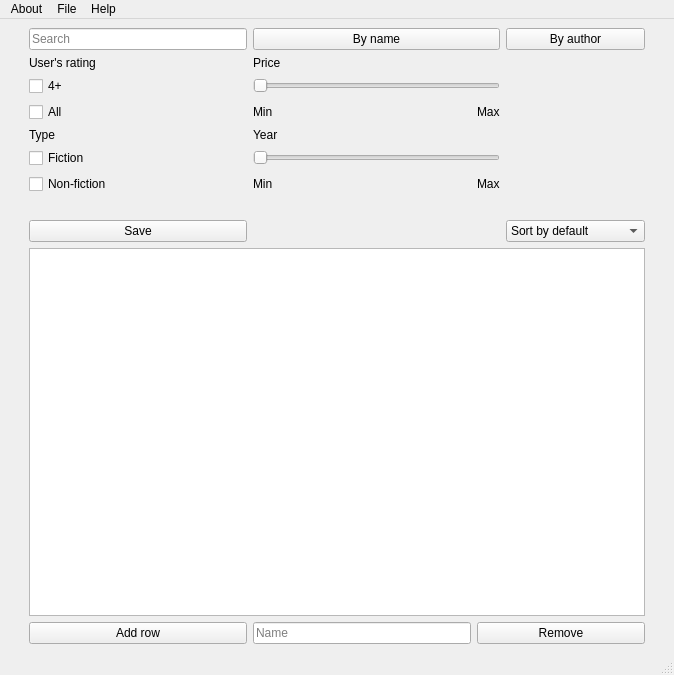
<?xml version="1.0" encoding="UTF-8"?>
<ui version="4.0">
 <class>MainWindow</class>
 <widget class="QMainWindow" name="MainWindow">
  <property name="geometry">
   <rect>
    <x>0</x>
    <y>0</y>
    <width>674</width>
    <height>675</height>
   </rect>
  </property>
  <property name="windowTitle">
   <string>MainWindow</string>
  </property>
  <widget class="QWidget" name="centralwidget">
   <layout class="QGridLayout" name="gridLayout">
    <item row="10" column="3" colspan="2">
     <widget class="QSlider" name="horizontalSlider_2">
      <property name="minimum">
       <number>0</number>
      </property>
      <property name="maximum">
       <number>99</number>
      </property>
      <property name="pageStep">
       <number>1</number>
      </property>
      <property name="orientation">
       <enum>Qt::Horizontal</enum>
      </property>
     </widget>
    </item>
    <item row="0" column="5">
     <widget class="QPushButton" name="pushButton_2">
      <property name="text">
       <string>By author</string>
      </property>
     </widget>
    </item>
    <item row="9" column="2">
     <widget class="QLabel" name="label_2">
      <property name="text">
       <string>Type</string>
      </property>
     </widget>
    </item>
    <item row="11" column="4">
     <widget class="QLabel" name="label_8">
      <property name="maximumSize">
       <size>
        <width>50</width>
        <height>16777215</height>
       </size>
      </property>
      <property name="text">
       <string>Max</string>
      </property>
     </widget>
    </item>
    <item row="6" column="3">
     <widget class="QLabel" name="label_6">
      <property name="maximumSize">
       <size>
        <width>50</width>
        <height>100</height>
       </size>
      </property>
      <property name="text">
       <string>Min</string>
      </property>
     </widget>
    </item>
    <item row="16" column="3">
     <widget class="QLineEdit" name="lineEdit">
      <property name="placeholderText">
       <string>Name</string>
      </property>
     </widget>
    </item>
    <item row="4" column="2">
     <widget class="QLabel" name="label">
      <property name="text">
       <string>User's rating</string>
      </property>
     </widget>
    </item>
    <item row="10" column="2">
     <widget class="QCheckBox" name="checkBox">
      <property name="text">
       <string>Fiction</string>
      </property>
     </widget>
    </item>
    <item row="0" column="2">
     <widget class="QLineEdit" name="lineEdit_2">
      <property name="placeholderText">
       <string>Search</string>
      </property>
     </widget>
    </item>
    <item row="11" column="2">
     <widget class="QCheckBox" name="checkBox_4">
      <property name="text">
       <string>Non-fiction</string>
      </property>
     </widget>
    </item>
    <item row="11" column="3">
     <widget class="QLabel" name="label_7">
      <property name="maximumSize">
       <size>
        <width>50</width>
        <height>16777215</height>
       </size>
      </property>
      <property name="text">
       <string>Min</string>
      </property>
     </widget>
    </item>
    <item row="6" column="4">
     <widget class="QLabel" name="label_5">
      <property name="maximumSize">
       <size>
        <width>50</width>
        <height>100</height>
       </size>
      </property>
      <property name="text">
       <string>Max</string>
      </property>
     </widget>
    </item>
    <item row="0" column="3" colspan="2">
     <widget class="QPushButton" name="pushButton">
      <property name="text">
       <string>By name</string>
      </property>
     </widget>
    </item>
    <item row="12" column="0">
     <spacer name="verticalSpacer">
      <property name="orientation">
       <enum>Qt::Vertical</enum>
      </property>
      <property name="sizeType">
       <enum>QSizePolicy::Preferred</enum>
      </property>
      <property name="sizeHint" stdset="0">
       <size>
        <width>20</width>
        <height>20</height>
       </size>
      </property>
     </spacer>
    </item>
    <item row="16" column="2">
     <widget class="QPushButton" name="addRowButton">
      <property name="maximumSize">
       <size>
        <width>500</width>
        <height>80</height>
       </size>
      </property>
      <property name="text">
       <string>Add row</string>
      </property>
     </widget>
    </item>
    <item row="5" column="3" colspan="2">
     <widget class="QSlider" name="horizontalSlider">
      <property name="sizePolicy">
       <sizepolicy hsizetype="Preferred" vsizetype="Preferred">
        <horstretch>0</horstretch>
        <verstretch>0</verstretch>
       </sizepolicy>
      </property>
      <property name="maximum">
       <number>82</number>
      </property>
      <property name="orientation">
       <enum>Qt::Horizontal</enum>
      </property>
     </widget>
    </item>
    <item row="12" column="6">
     <spacer name="verticalSpacer_2">
      <property name="orientation">
       <enum>Qt::Vertical</enum>
      </property>
      <property name="sizeType">
       <enum>QSizePolicy::Preferred</enum>
      </property>
      <property name="sizeHint" stdset="0">
       <size>
        <width>20</width>
        <height>20</height>
       </size>
      </property>
     </spacer>
    </item>
    <item row="4" column="3">
     <widget class="QLabel" name="label_4">
      <property name="text">
       <string>Price</string>
      </property>
     </widget>
    </item>
    <item row="13" column="5">
     <widget class="QComboBox" name="comboBox">
      <item>
       <property name="text">
        <string>Sort by default</string>
       </property>
      </item>
      <item>
       <property name="text">
        <string>Name (from A to Z)</string>
       </property>
      </item>
      <item>
       <property name="text">
        <string>Author (from A to Z)</string>
       </property>
      </item>
      <item>
       <property name="text">
        <string>Rating(High to Low)</string>
       </property>
      </item>
      <item>
       <property name="text">
        <string>Price (High to Low)</string>
       </property>
      </item>
      <item>
       <property name="text">
        <string>Price (Low to High)</string>
       </property>
      </item>
      <item>
       <property name="text">
        <string>Year (High to Low)</string>
       </property>
      </item>
      <item>
       <property name="text">
        <string>Year (Low to High)</string>
       </property>
      </item>
     </widget>
    </item>
    <item row="13" column="2">
     <widget class="QPushButton" name="pushButton_4">
      <property name="text">
       <string>Save</string>
      </property>
     </widget>
    </item>
    <item row="9" column="3">
     <widget class="QLabel" name="label_3">
      <property name="text">
       <string>Year</string>
      </property>
     </widget>
    </item>
    <item row="6" column="2">
     <widget class="QCheckBox" name="checkBox_3">
      <property name="text">
       <string>All</string>
      </property>
     </widget>
    </item>
    <item row="5" column="2">
     <widget class="QCheckBox" name="checkBox_2">
      <property name="text">
       <string>4+</string>
      </property>
     </widget>
    </item>
    <item row="14" column="2" colspan="4">
     <widget class="QTableView" name="tableView">
      <property name="enabled">
       <bool>true</bool>
      </property>
      <property name="sizePolicy">
       <sizepolicy hsizetype="Expanding" vsizetype="Expanding">
        <horstretch>0</horstretch>
        <verstretch>0</verstretch>
       </sizepolicy>
      </property>
      <property name="sizeIncrement">
       <size>
        <width>0</width>
        <height>0</height>
       </size>
      </property>
      <property name="font">
       <font>
        <pointsize>12</pointsize>
       </font>
      </property>
      <attribute name="horizontalHeaderDefaultSectionSize">
       <number>125</number>
      </attribute>
     </widget>
    </item>
    <item row="16" column="4" colspan="2">
     <widget class="QPushButton" name="removeRowButton">
      <property name="maximumSize">
       <size>
        <width>400</width>
        <height>16777215</height>
       </size>
      </property>
      <property name="text">
       <string>Remove</string>
      </property>
     </widget>
    </item>
   </layout>
  </widget>
  <widget class="QMenuBar" name="menubar">
   <property name="geometry">
    <rect>
     <x>0</x>
     <y>0</y>
     <width>674</width>
     <height>25</height>
    </rect>
   </property>
   <widget class="QMenu" name="menuFile">
    <property name="title">
     <string>File</string>
    </property>
    <addaction name="actionLoad"/>
   </widget>
   <widget class="QMenu" name="menuAbout">
    <property name="title">
     <string>About</string>
    </property>
   </widget>
   <widget class="QMenu" name="menuHelp">
    <property name="title">
     <string>Help</string>
    </property>
   </widget>
   <addaction name="menuAbout"/>
   <addaction name="menuFile"/>
   <addaction name="menuHelp"/>
  </widget>
  <widget class="QStatusBar" name="statusbar"/>
  <action name="actionLoad">
   <property name="text">
    <string>Load...</string>
   </property>
  </action>
 </widget>
 <resources/>
 <connections/>
</ui>
